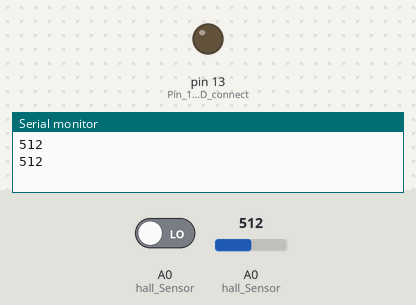
A sketch run on a simulated Arduino Uno, built with avr-gcc and run on an emulated ATmega328P. Parts: output pins drawn as LEDs (lit = HIGH), the last lines printed to the serial monitor. Inputs (shaded band) come from the test bench; at power-on: A0 (hall_Sensor) LOW, A0 (hall_Sensor) = 512.

Above: at 1.8 s.
1.9 s: A0 (hall_Sensor) driven HIGH
At 3.2 s:
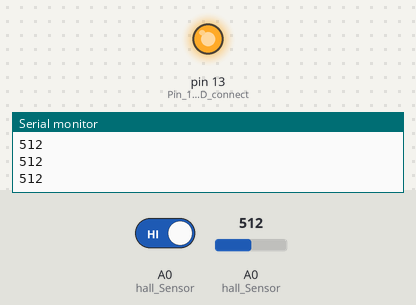
3.5 s: A0 (hall_Sensor) driven LOW
At 5.0 s:
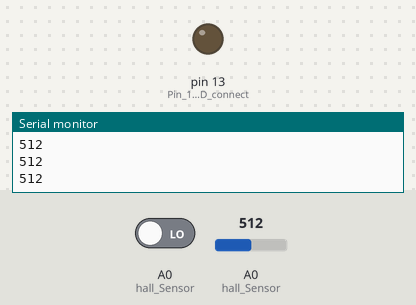
Timing chart, 0 to 6.5 s (numbered marks = the images above; inputs shaded):
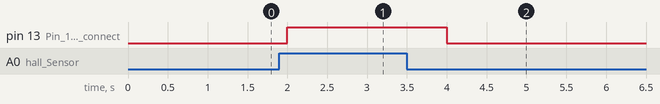

The sketch:

Hall_Effect_Sensor.ino
```cpp
const int hall_Sensor=A0;
int inputVal = 0;

void setup()
{
  pinMode(13, OUTPUT);          // Pin 13 has an LED connected on most Arduino boards:
  pinMode(hall_Sensor,INPUT);    //Pin 2 is connected to the output of proximity sensor
  Serial.begin(9600);
}

void loop()
{
  if(digitalRead(hall_Sensor)==HIGH)      //Check the sensor output
  {
    digitalWrite(13, HIGH);   // set the LED on
  }
  else
  {
    digitalWrite(13, LOW);    // set the LED off
  }
inputVal = analogRead(hall_Sensor);
Serial.println(inputVal);
delay(1000);              // wait for a second
}
```

Measured:
- after the input at 1.9 s, pin 13 (Pin_13_has_an_LED_connect): LOW → HIGH after 0.10 s
- after the input at 3.5 s, pin 13 (Pin_13_has_an_LED_connect): HIGH → LOW after 0.50 s
